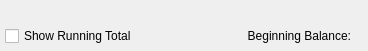
<?xml version="1.0" encoding="UTF-8"?>
<ui version="4.0">
 <comment>This file is part of the xTuple ERP: PostBooks Edition, a free and
open source Enterprise Resource Planning software suite,
Copyright (c) 1999-2019 by OpenMFG LLC, d/b/a xTuple.
It is licensed to you under the Common Public Attribution License
version 1.0, the full text of which (including xTuple-specific Exhibits)
is available at www.xtuple.com/CPAL.  By using this software, you agree
to be bound by its terms.</comment>
 <class>dspGLTransactions</class>
 <widget class="QWidget" name="dspGLTransactions">
  <property name="geometry">
   <rect>
    <x>0</x>
    <y>0</y>
    <width>368</width>
    <height>51</height>
   </rect>
  </property>
  <property name="windowTitle">
   <string>General Ledger Transactions</string>
  </property>
  <layout class="QVBoxLayout" name="verticalLayout">
   <property name="spacing">
    <number>0</number>
   </property>
   <item>
    <spacer>
     <property name="orientation">
      <enum>Qt::Vertical</enum>
     </property>
     <property name="sizeType">
      <enum>QSizePolicy::Expanding</enum>
     </property>
     <property name="sizeHint" stdset="0">
      <size>
       <width>20</width>
       <height>0</height>
      </size>
     </property>
    </spacer>
   </item>
   <item>
    <layout class="QHBoxLayout" name="horizontalLayout">
     <item>
      <widget class="XCheckBox" name="_showRunningTotal">
       <property name="text">
        <string>Show Running Total</string>
       </property>
      </widget>
     </item>
     <item>
      <spacer name="horizontalSpacer_2">
       <property name="orientation">
        <enum>Qt::Horizontal</enum>
       </property>
       <property name="sizeHint" stdset="0">
        <size>
         <width>0</width>
         <height>0</height>
        </size>
       </property>
      </spacer>
     </item>
     <item>
      <widget class="QLabel" name="_beginningBalanceLit">
       <property name="text">
        <string>Beginning Balance:</string>
       </property>
       <property name="alignment">
        <set>Qt::AlignRight|Qt::AlignTrailing|Qt::AlignVCenter</set>
       </property>
      </widget>
     </item>
     <item>
      <widget class="XLabel" name="_beginningBalance">
       <property name="alignment">
        <set>Qt::AlignRight|Qt::AlignTrailing|Qt::AlignVCenter</set>
       </property>
      </widget>
     </item>
    </layout>
   </item>
  </layout>
 </widget>
 <layoutdefault spacing="5" margin="5"/>
 <customwidgets>
  <customwidget>
   <class>XCheckBox</class>
   <extends>QCheckBox</extends>
   <header>xcheckbox.h</header>
  </customwidget>
  <customwidget>
   <class>XLabel</class>
   <extends>QLabel</extends>
   <header>xlabel.h</header>
  </customwidget>
 </customwidgets>
 <resources/>
 <connections/>
</ui>
